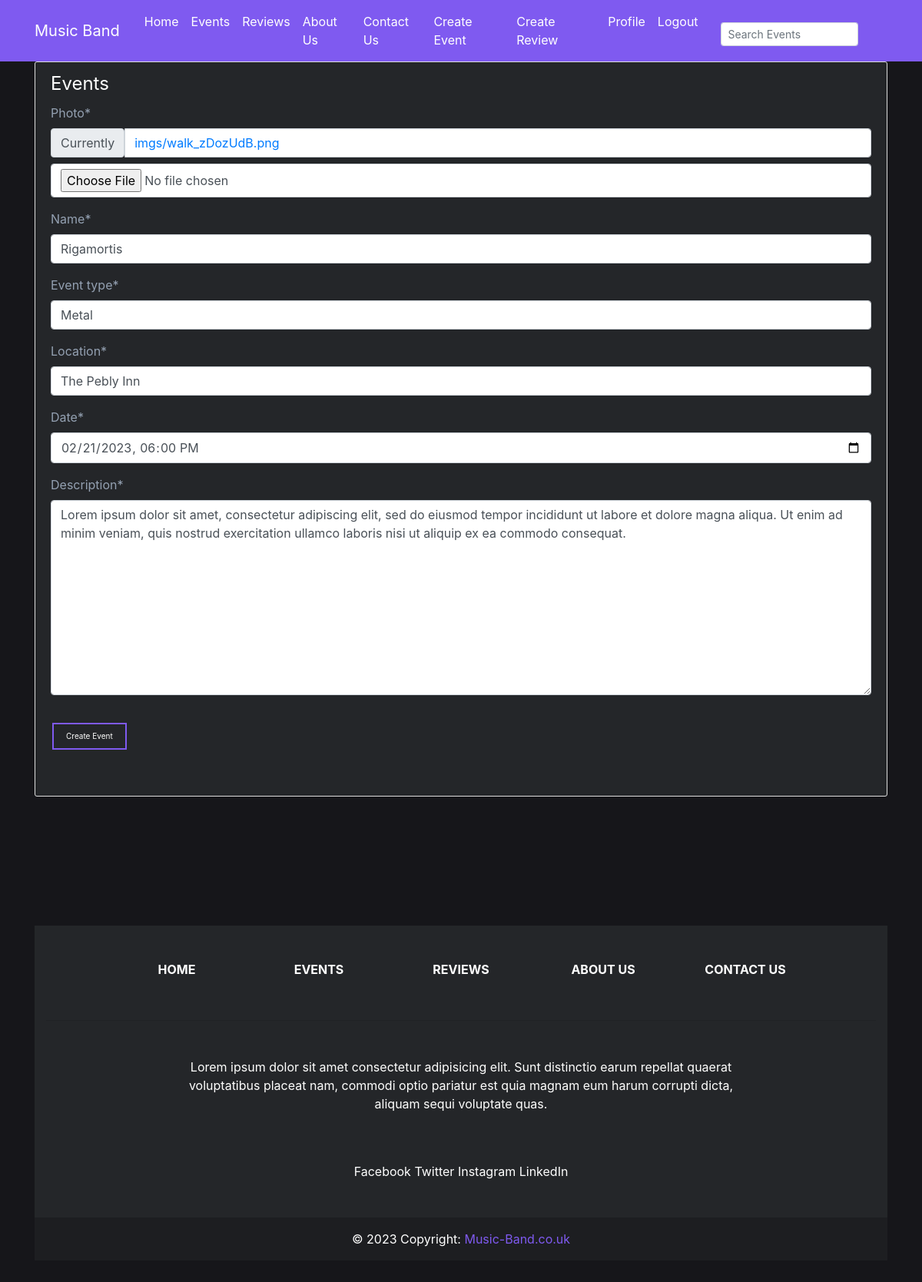
The app's page /events/7/update/ (signed in), older data.
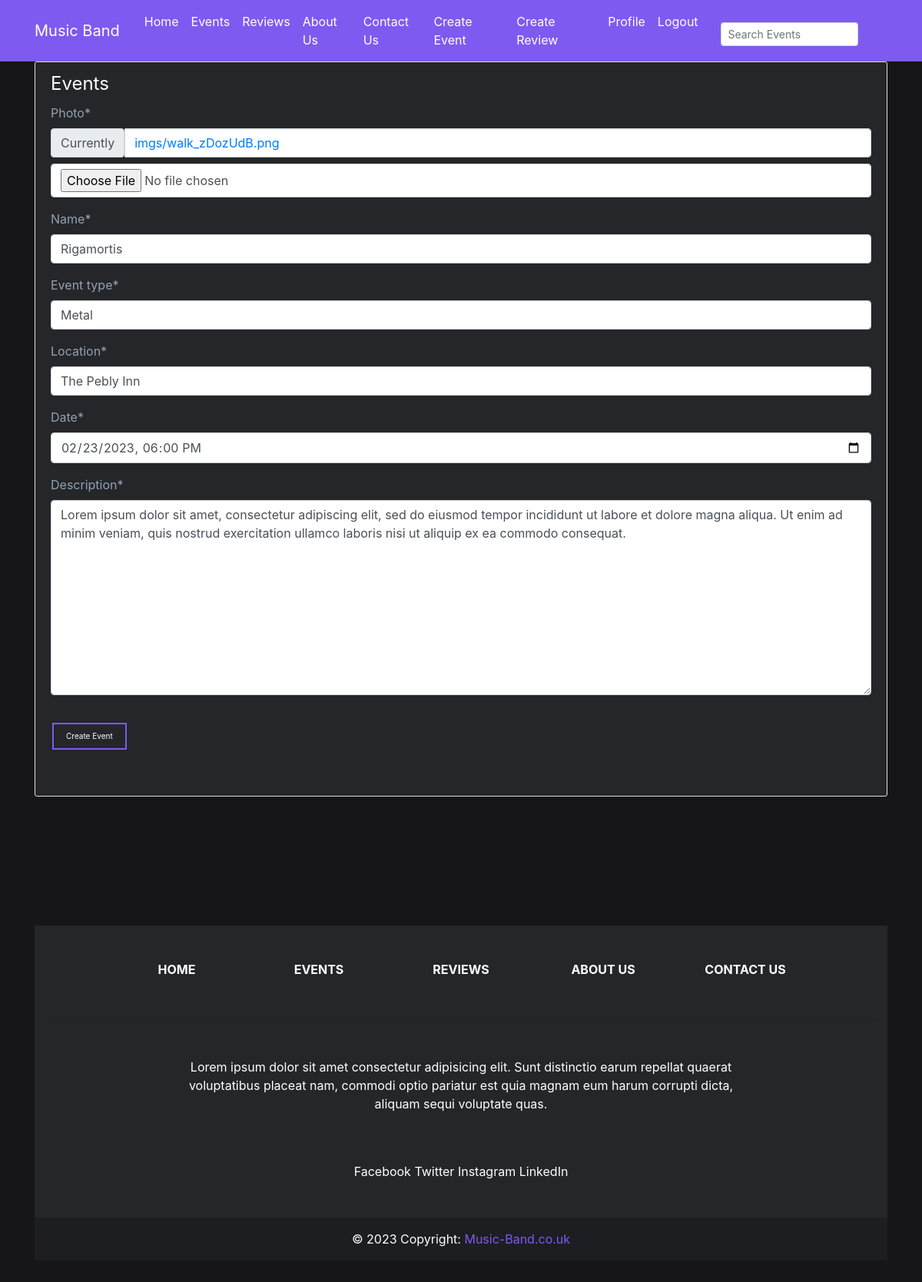
The same page, newer data.
### events/models.py (models this page shows, shortened)
class Event(models.Model):
    name = models.CharField(max_length=100)
    event_type = models.CharField(max_length=50)
    location = models.CharField(max_length=100)
    date = models.DateTimeField()
    description = models.TextField()
    photo = models.ImageField(upload_to='imgs')

### events/views.py (the view, shortened to what this page needs)
# urls.py: path('events/<int:pk>/update/', EventsUpdateView.as_view(), name='event-update'), # 'events/<int:pk>/update/' maps to the event update page
class EventsUpdateView(LoginRequiredMixin, UserPassesTestMixin, UpdateView): # LoginRequiredMixin is used to prevent users from updating events without logging in
    model = Event # Tells the view which model to query
    form_class = EventForm
    def test_func(self):
        if self.request.user.username == 'admin':
            return True
        return False

### events/forms.py
class EventForm(forms.ModelForm):
    class Meta:
        model = Event
        fields = ['photo', 'name', 'event_type', 'location', 'date', 'description']
        widgets = {
            'date': forms.DateTimeInput(attrs={'type': 'datetime-local'}),
        }

### events/templates/events/event_form.html (shortened to what this page needs)
{% extends "events/base.html" %}
{% load crispy_forms_tags %}
{% block content %}
    <div class="content-section">
        <form method="POST" enctype="multipart/form-data">
                <fieldset class="form-group">
                    <legend style="color:#fffffe;">Events</legend>
                    {{ form|crispy }}
                </fieldset>
            <div class="form-group">
                <button type="submit" class="pagination-button">Create Event</button>
            </div>
        </form>
    </div>
{% endblock content %}

Row changes from the older to the newer data that the page shows:
changed Event "Rigamortis": date "02/21/2023 18:00" → "02/23/2023 18:00"
